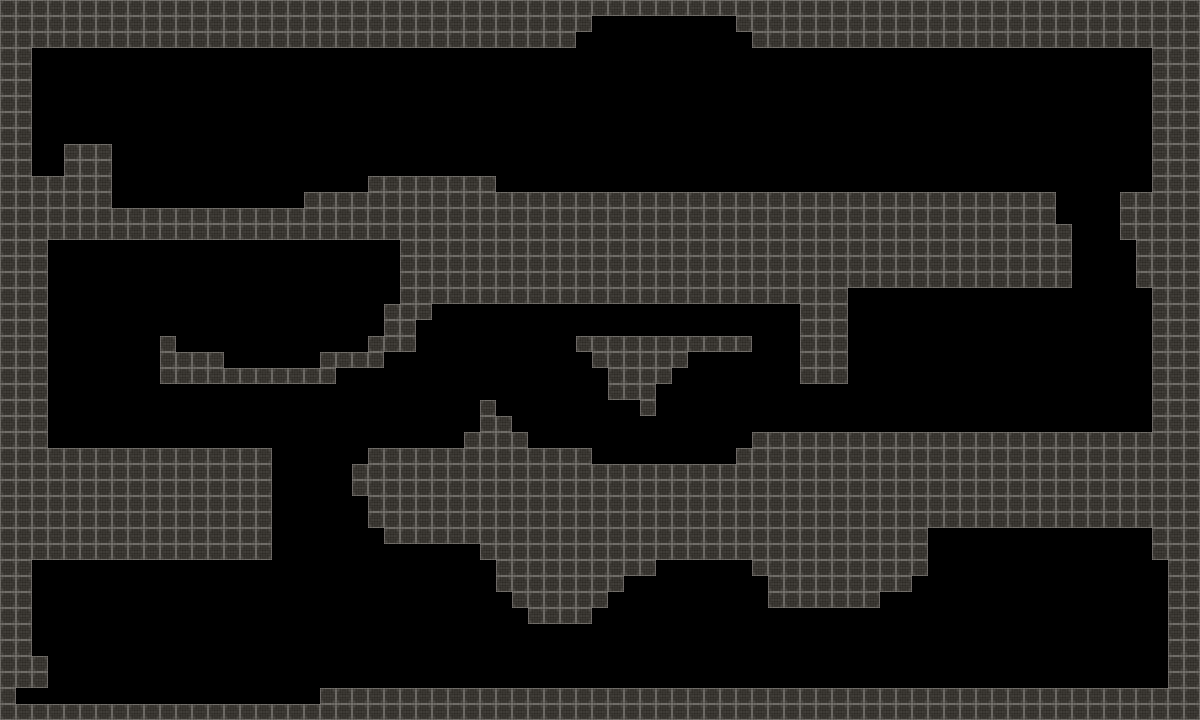

Below is a game level as drawn by its tile map, then a one-line description and the .tmx that defines it (tile-layer data replaced by summaries):
An orthogonal 75x45 tile map with 16x16 px tiles, 2 tile layers (Tile Layer 1, collision).

<map version="1.9" tiledversion="1.9.2" orientation="orthogonal" renderorder="right-down" width="75" height="45" tilewidth="16" tileheight="16" infinite="0" nextlayerid="3" nextobjectid="1">
 <tileset firstgid="1" source="collision-tile-map-01.tsx" />
 <layer id="1" name="Tile Layer 1" width="75" height="45" locked="1">
  <data>[3375 cells, 0 non-empty, 0 distinct tile ids]</data>
 </layer>
 <layer id="2" name="collision" width="75" height="45" opacity="0.54">
  <data>[3375 cells, 1466 non-empty, 1 distinct tile ids]</data>
 </layer>
</map>